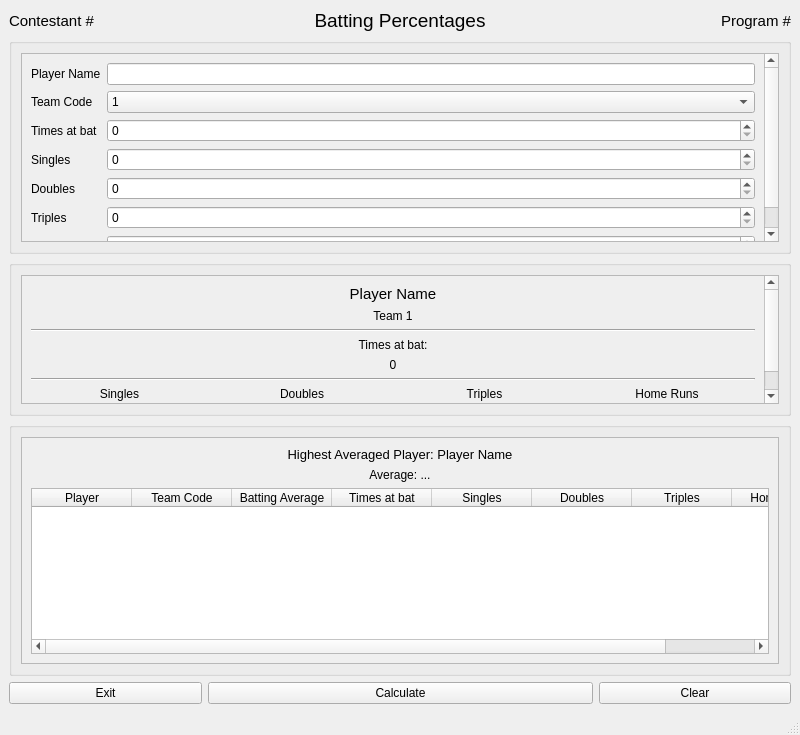
<?xml version="1.0" encoding="UTF-8"?>
<ui version="4.0">
 <class>MainWindow</class>
 <widget class="QMainWindow" name="MainWindow">
  <property name="geometry">
   <rect>
    <x>0</x>
    <y>0</y>
    <width>800</width>
    <height>735</height>
   </rect>
  </property>
  <property name="windowTitle">
   <string>MainWindow</string>
  </property>
  <widget class="QWidget" name="centralwidget">
   <layout class="QVBoxLayout" name="verticalLayout_5">
    <item>
     <layout class="QHBoxLayout" name="horizontalLayout">
      <item>
       <widget class="QLabel" name="label_8">
        <property name="font">
         <font>
          <pointsize>11</pointsize>
         </font>
        </property>
        <property name="text">
         <string>Contestant #</string>
        </property>
       </widget>
      </item>
      <item>
       <widget class="QLabel" name="label_9">
        <property name="font">
         <font>
          <pointsize>14</pointsize>
         </font>
        </property>
        <property name="text">
         <string>Batting Percentages</string>
        </property>
        <property name="alignment">
         <set>Qt::AlignCenter</set>
        </property>
       </widget>
      </item>
      <item>
       <widget class="QLabel" name="label_10">
        <property name="font">
         <font>
          <pointsize>11</pointsize>
         </font>
        </property>
        <property name="text">
         <string>Program #</string>
        </property>
        <property name="alignment">
         <set>Qt::AlignRight|Qt::AlignTrailing|Qt::AlignVCenter</set>
        </property>
       </widget>
      </item>
     </layout>
    </item>
    <item>
     <widget class="QGroupBox" name="player_entry_box">
      <property name="title">
       <string/>
      </property>
      <layout class="QVBoxLayout" name="verticalLayout">
       <item>
        <widget class="QScrollArea" name="scrollArea">
         <property name="widgetResizable">
          <bool>true</bool>
         </property>
         <widget class="QWidget" name="scrollAreaWidgetContents">
          <property name="geometry">
           <rect>
            <x>0</x>
            <y>0</y>
            <width>752</width>
            <height>218</height>
           </rect>
          </property>
          <layout class="QFormLayout" name="formLayout">
           <item row="0" column="0">
            <widget class="QLabel" name="label">
             <property name="text">
              <string>Player Name</string>
             </property>
            </widget>
           </item>
           <item row="0" column="1">
            <widget class="QLineEdit" name="player_name_edit"/>
           </item>
           <item row="1" column="0">
            <widget class="QLabel" name="label_2">
             <property name="text">
              <string>Team Code</string>
             </property>
            </widget>
           </item>
           <item row="1" column="1">
            <widget class="QComboBox" name="team_code_combobox">
             <item>
              <property name="text">
               <string>1</string>
              </property>
             </item>
             <item>
              <property name="text">
               <string>2</string>
              </property>
             </item>
             <item>
              <property name="text">
               <string>3</string>
              </property>
             </item>
             <item>
              <property name="text">
               <string>4</string>
              </property>
             </item>
             <item>
              <property name="text">
               <string>5</string>
              </property>
             </item>
            </widget>
           </item>
           <item row="2" column="0">
            <widget class="QLabel" name="label_7">
             <property name="text">
              <string>Times at bat</string>
             </property>
            </widget>
           </item>
           <item row="2" column="1">
            <widget class="QSpinBox" name="at_bat_spinbox"/>
           </item>
           <item row="3" column="0">
            <widget class="QLabel" name="label_3">
             <property name="text">
              <string>Singles</string>
             </property>
            </widget>
           </item>
           <item row="3" column="1">
            <widget class="QSpinBox" name="singles_spinbox"/>
           </item>
           <item row="4" column="0">
            <widget class="QLabel" name="label_4">
             <property name="text">
              <string>Doubles</string>
             </property>
            </widget>
           </item>
           <item row="4" column="1">
            <widget class="QSpinBox" name="doubles_spinbox"/>
           </item>
           <item row="5" column="0">
            <widget class="QLabel" name="label_5">
             <property name="text">
              <string>Triples</string>
             </property>
            </widget>
           </item>
           <item row="5" column="1">
            <widget class="QSpinBox" name="triples_spinbox"/>
           </item>
           <item row="6" column="0">
            <widget class="QLabel" name="label_6">
             <property name="text">
              <string>Home runs</string>
             </property>
            </widget>
           </item>
           <item row="6" column="1">
            <widget class="QSpinBox" name="home_runs_spinbox"/>
           </item>
          </layout>
         </widget>
        </widget>
       </item>
      </layout>
     </widget>
    </item>
    <item>
     <widget class="QGroupBox" name="first_output_box">
      <property name="title">
       <string/>
      </property>
      <layout class="QVBoxLayout" name="verticalLayout_2">
       <item>
        <widget class="QScrollArea" name="scrollArea_2">
         <property name="widgetResizable">
          <bool>true</bool>
         </property>
         <widget class="QWidget" name="scrollAreaWidgetContents_2">
          <property name="geometry">
           <rect>
            <x>0</x>
            <y>-44</y>
            <width>731</width>
            <height>183</height>
           </rect>
          </property>
          <layout class="QFormLayout" name="formLayout_2">
           <item row="0" column="0" colspan="2">
            <widget class="QLabel" name="player_name_label">
             <property name="font">
              <font>
               <pointsize>11</pointsize>
              </font>
             </property>
             <property name="text">
              <string>Player Name</string>
             </property>
             <property name="alignment">
              <set>Qt::AlignCenter</set>
             </property>
            </widget>
           </item>
           <item row="1" column="0" colspan="2">
            <widget class="QLabel" name="team_code_label">
             <property name="font">
              <font>
               <pointsize>9</pointsize>
              </font>
             </property>
             <property name="text">
              <string>Team 1</string>
             </property>
             <property name="alignment">
              <set>Qt::AlignCenter</set>
             </property>
            </widget>
           </item>
           <item row="2" column="0" colspan="2">
            <widget class="Line" name="line">
             <property name="orientation">
              <enum>Qt::Horizontal</enum>
             </property>
            </widget>
           </item>
           <item row="3" column="0" colspan="2">
            <widget class="QLabel" name="label_14">
             <property name="text">
              <string>Times at bat:</string>
             </property>
             <property name="alignment">
              <set>Qt::AlignCenter</set>
             </property>
            </widget>
           </item>
           <item row="4" column="0" colspan="2">
            <widget class="QLabel" name="at_bat_label">
             <property name="text">
              <string>0</string>
             </property>
             <property name="alignment">
              <set>Qt::AlignCenter</set>
             </property>
            </widget>
           </item>
           <item row="5" column="0" colspan="2">
            <widget class="Line" name="line_3">
             <property name="orientation">
              <enum>Qt::Horizontal</enum>
             </property>
            </widget>
           </item>
           <item row="6" column="0" colspan="2">
            <layout class="QGridLayout" name="gridLayout_2">
             <item row="0" column="1">
              <widget class="QLabel" name="label_21">
               <property name="text">
                <string>Doubles</string>
               </property>
               <property name="alignment">
                <set>Qt::AlignCenter</set>
               </property>
              </widget>
             </item>
             <item row="0" column="3">
              <widget class="QLabel" name="label_23">
               <property name="text">
                <string>Home Runs</string>
               </property>
               <property name="alignment">
                <set>Qt::AlignCenter</set>
               </property>
              </widget>
             </item>
             <item row="0" column="2">
              <widget class="QLabel" name="label_22">
               <property name="text">
                <string>Triples</string>
               </property>
               <property name="alignment">
                <set>Qt::AlignCenter</set>
               </property>
              </widget>
             </item>
             <item row="0" column="0">
              <widget class="QLabel" name="label_13">
               <property name="text">
                <string>Singles</string>
               </property>
               <property name="alignment">
                <set>Qt::AlignCenter</set>
               </property>
              </widget>
             </item>
             <item row="1" column="0">
              <widget class="QLabel" name="singles_label">
               <property name="text">
                <string>0</string>
               </property>
               <property name="alignment">
                <set>Qt::AlignCenter</set>
               </property>
              </widget>
             </item>
             <item row="1" column="1">
              <widget class="QLabel" name="doubles_label">
               <property name="text">
                <string>1</string>
               </property>
               <property name="alignment">
                <set>Qt::AlignCenter</set>
               </property>
              </widget>
             </item>
             <item row="1" column="2">
              <widget class="QLabel" name="triples_label">
               <property name="text">
                <string>2</string>
               </property>
               <property name="alignment">
                <set>Qt::AlignCenter</set>
               </property>
              </widget>
             </item>
             <item row="1" column="3">
              <widget class="QLabel" name="home_runs_label">
               <property name="text">
                <string>3</string>
               </property>
               <property name="alignment">
                <set>Qt::AlignCenter</set>
               </property>
              </widget>
             </item>
            </layout>
           </item>
          </layout>
         </widget>
        </widget>
       </item>
      </layout>
     </widget>
    </item>
    <item>
     <widget class="QGroupBox" name="final_output_box">
      <property name="title">
       <string/>
      </property>
      <layout class="QVBoxLayout" name="verticalLayout_3">
       <item>
        <widget class="QScrollArea" name="scrollArea_3">
         <property name="widgetResizable">
          <bool>true</bool>
         </property>
         <widget class="QWidget" name="scrollAreaWidgetContents_3">
          <property name="geometry">
           <rect>
            <x>0</x>
            <y>0</y>
            <width>731</width>
            <height>162</height>
           </rect>
          </property>
          <layout class="QVBoxLayout" name="verticalLayout_4">
           <item>
            <widget class="QLabel" name="highest_avg_label">
             <property name="font">
              <font>
               <pointsize>10</pointsize>
              </font>
             </property>
             <property name="text">
              <string>Highest Averaged Player: Player Name</string>
             </property>
             <property name="alignment">
              <set>Qt::AlignCenter</set>
             </property>
            </widget>
           </item>
           <item>
            <widget class="QLabel" name="avg_value_label">
             <property name="font">
              <font>
               <pointsize>9</pointsize>
              </font>
             </property>
             <property name="text">
              <string>Average: ...</string>
             </property>
             <property name="alignment">
              <set>Qt::AlignCenter</set>
             </property>
            </widget>
           </item>
           <item>
            <widget class="QTableWidget" name="table_widget">
             <column>
              <property name="text">
               <string>Player</string>
              </property>
             </column>
             <column>
              <property name="text">
               <string>Team Code</string>
              </property>
             </column>
             <column>
              <property name="text">
               <string>Batting Average</string>
              </property>
             </column>
             <column>
              <property name="text">
               <string>Times at bat</string>
              </property>
             </column>
             <column>
              <property name="text">
               <string>Singles</string>
              </property>
             </column>
             <column>
              <property name="text">
               <string>Doubles</string>
              </property>
             </column>
             <column>
              <property name="text">
               <string>Triples</string>
              </property>
             </column>
             <column>
              <property name="text">
               <string>Home Runs</string>
              </property>
             </column>
            </widget>
           </item>
          </layout>
         </widget>
        </widget>
       </item>
      </layout>
     </widget>
    </item>
    <item>
     <layout class="QGridLayout" name="gridLayout">
      <item row="0" column="1" colspan="2">
       <widget class="QPushButton" name="calculate_button">
        <property name="text">
         <string>Calculate</string>
        </property>
       </widget>
      </item>
      <item row="0" column="3">
       <widget class="QPushButton" name="clear_button">
        <property name="toolTip">
         <string>Clear all fields and/or return to the input screen.</string>
        </property>
        <property name="text">
         <string>Clear</string>
        </property>
       </widget>
      </item>
      <item row="0" column="0">
       <widget class="QPushButton" name="exit_button">
        <property name="toolTip">
         <string>Exit the program.</string>
        </property>
        <property name="text">
         <string>Exit</string>
        </property>
       </widget>
      </item>
     </layout>
    </item>
   </layout>
  </widget>
  <widget class="QMenuBar" name="menubar">
   <property name="geometry">
    <rect>
     <x>0</x>
     <y>0</y>
     <width>800</width>
     <height>26</height>
    </rect>
   </property>
  </widget>
  <widget class="QStatusBar" name="statusbar"/>
 </widget>
 <resources/>
 <connections/>
</ui>
